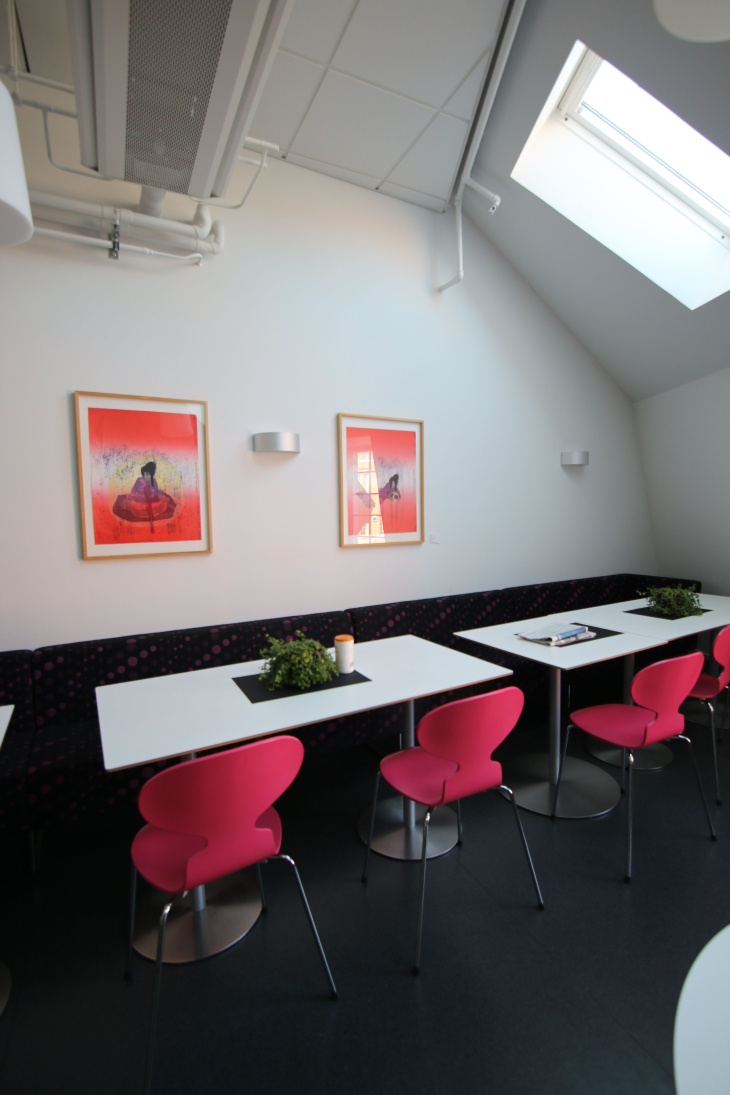
#> input picture imagens/img01.jpg, 3648 x 5472 px (shown at 1/5 size); its folder holds 4 pictures in this run
$ python exemploOpencv.py
#> lines starting #> are read from the running program, lines starting #| are printed output that depends on the picture; after the words box and inside, x2 and y2 are one past the last pixel; in counts of white or black regions, pixels touching at a corner belong together
import numpy as np
import cv2
import imutils
from os import listdir

def resize_img(img,scale_percent):
    width = int(img.shape[1] * scale_percent / 100)
    height = int(img.shape[0] * scale_percent / 100)
    dim = (width, height)
    img = cv2.resize(img, dim, interpolation = cv2.INTER_AREA)
    return img


def crop_image(img):
    img = cv2.copyMakeBorder(img, 10, 10, 10, 10, cv2.BORDER_CONSTANT, (0, 0, 0))
	# convert the stitched image to grayscale and set any pixel greater than 0 to 255
    gray = cv2.cvtColor(img, cv2.COLOR_BGR2GRAY)
    thresh = cv2.threshold(gray, 0, 255, cv2.THRESH_BINARY)[1]
    # find all external contours in the threshold image and select the largest contour which will be the contour/outline of  the stitched image
    cnts = cv2.findContours(thresh.copy(), cv2.RETR_EXTERNAL, cv2.CHAIN_APPROX_SIMPLE)
    cnts = imutils.grab_contours(cnts)
    c = max(cnts, key=cv2.contourArea)
    # rectangular bounding box of the stitched image region
    mask = np.zeros(thresh.shape, dtype="uint8")
    (x, y, w, h) = cv2.boundingRect(c)
    cv2.rectangle(mask, (x, y), (x + w, y + h), 255, -1)
    # create two copies of the mask: one to serve as our actual
	# minimum rectangular region and another to serve as a counter
	# for how many pixels need to be removed to form the minimum
	# rectangular region
    minRect = mask.copy()
    sub = mask.copy()
	# keep looping until there are no non-zero pixels left in the
	# subtracted image
    while cv2.countNonZero(sub) > 0:
        # erode the minimum rectangular mask and then subtract
		# the thresholded image from the minimum rectangular mask
		# so we can count if there are any non-zero pixels left
        minRect = cv2.erode(minRect, None)
        sub = cv2.subtract(minRect, thresh)

    # find contours in the minimum rectangular mask and then
	# extract the bounding box (x, y)-coordinates
    cnts = cv2.findContours(minRect.copy(), cv2.RETR_EXTERNAL, cv2.CHAIN_APPROX_SIMPLE)
    cnts = imutils.grab_contours(cnts)
    c = max(cnts, key=cv2.contourArea)
    (x, y, w, h) = cv2.boundingRect(c)
	# use the bounding box coordinates to extract the our final
	# stitched image
    img = img[y:y + h, x:x + w]
    return img


def readImages(path,resize=False):
#> called with path = 'imagens/', resize = True
    imagesDirectory = listdir(path)
    list_path_images = []
    for i in imagesDirectory:
        list_path_images.append(path+i)

    list_path_images.sort()

    images_array = []

    for i in list_path_images:
        img = cv2.imread(i)
#> img is the input picture: shape (5472, 3648, 3); mean B, G, R 113.5, 112, 118.5
        if resize:
            img = resize_img(img,20)
        images_array.append(img)
#> pass 2 of the loop in readImages, `for i in list_path_images:`:
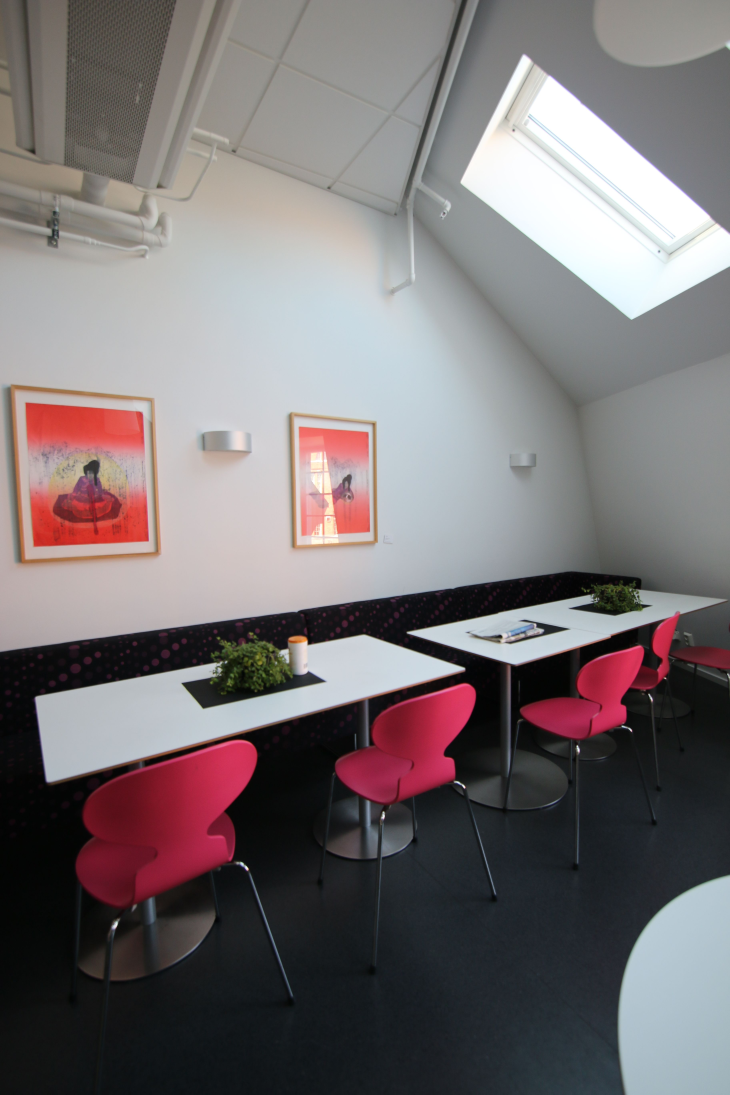
#> input picture imagens/img02.jpg, 3648 x 5472 px (shown at 1/5 size)
#> in readImages, img is the input picture: shape (5472, 3648, 3); mean B, G, R 115.4, 113.8, 120.6
#> in resize_img (call 2), `img = cv2.resize(img, dim, interpolation = cv2.INTER_AREA)`:
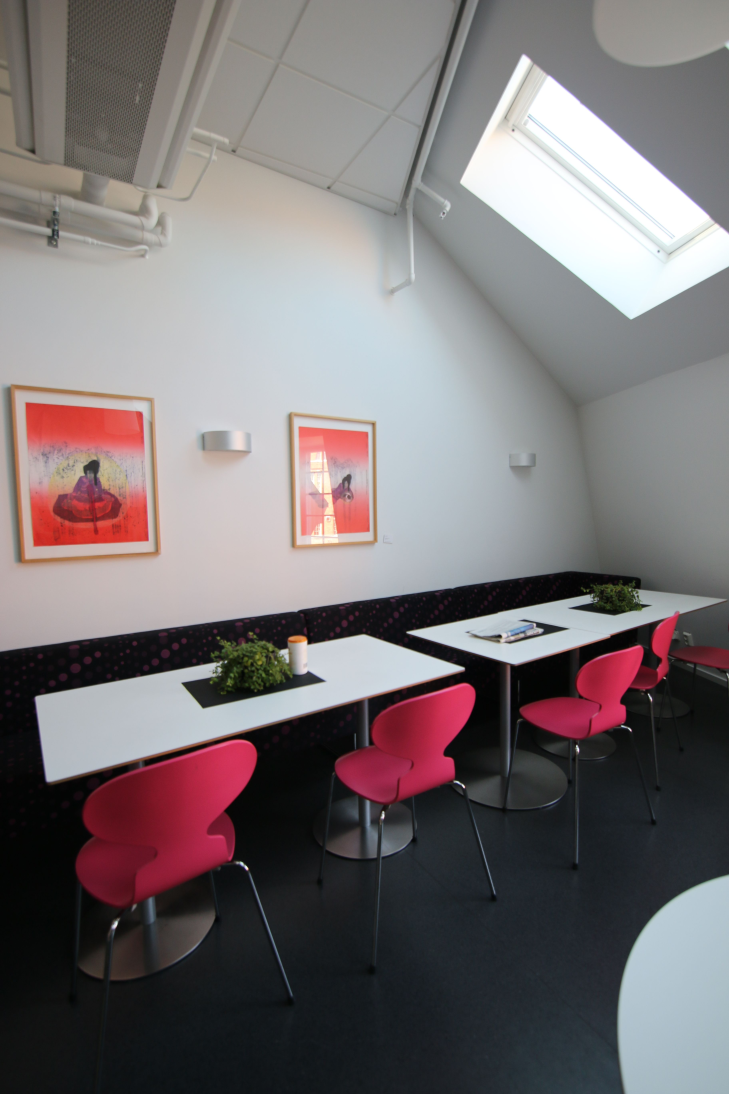
#> img: shape (1094, 729, 3); mean of channels 0, 1, 2 115.4, 113.8, 120.6; drawn as B, G, R
#> pass 3 of the loop in readImages, `for i in list_path_images:`:
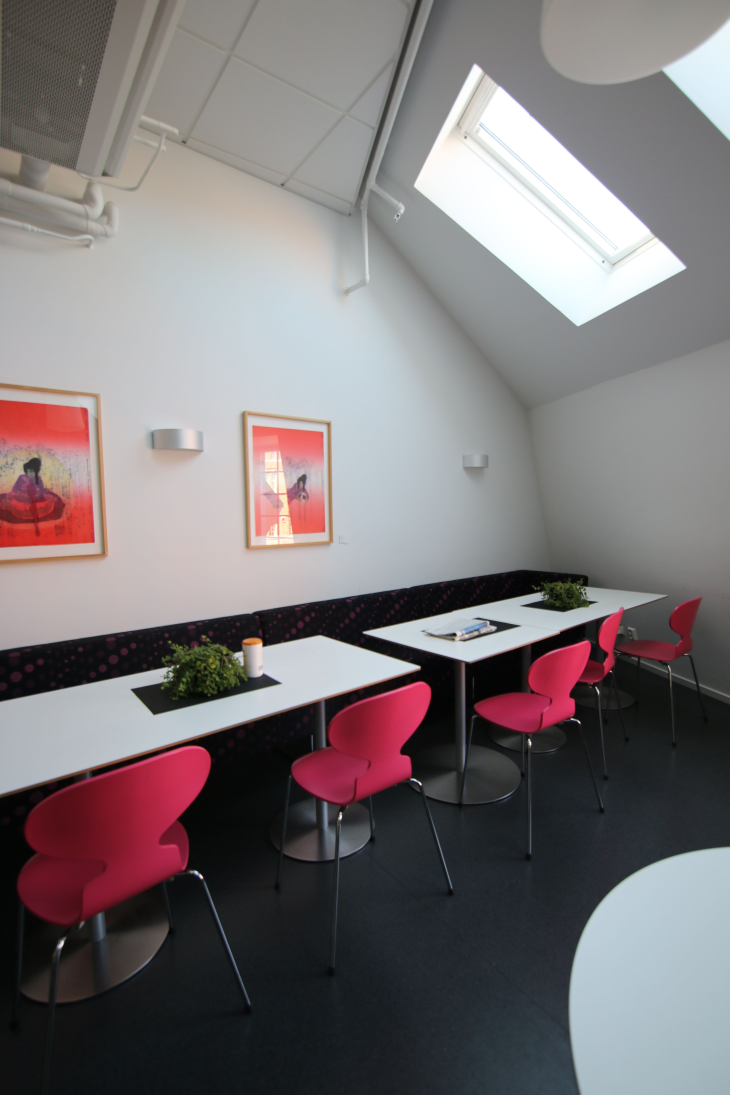
#> input picture imagens/img03.jpg, 3648 x 5472 px (shown at 1/5 size)
#> in readImages, img is the input picture: shape (5472, 3648, 3); mean B, G, R 119.3, 117.6, 124
#> in resize_img (call 3), `img = cv2.resize(img, dim, interpolation = cv2.INTER_AREA)`:
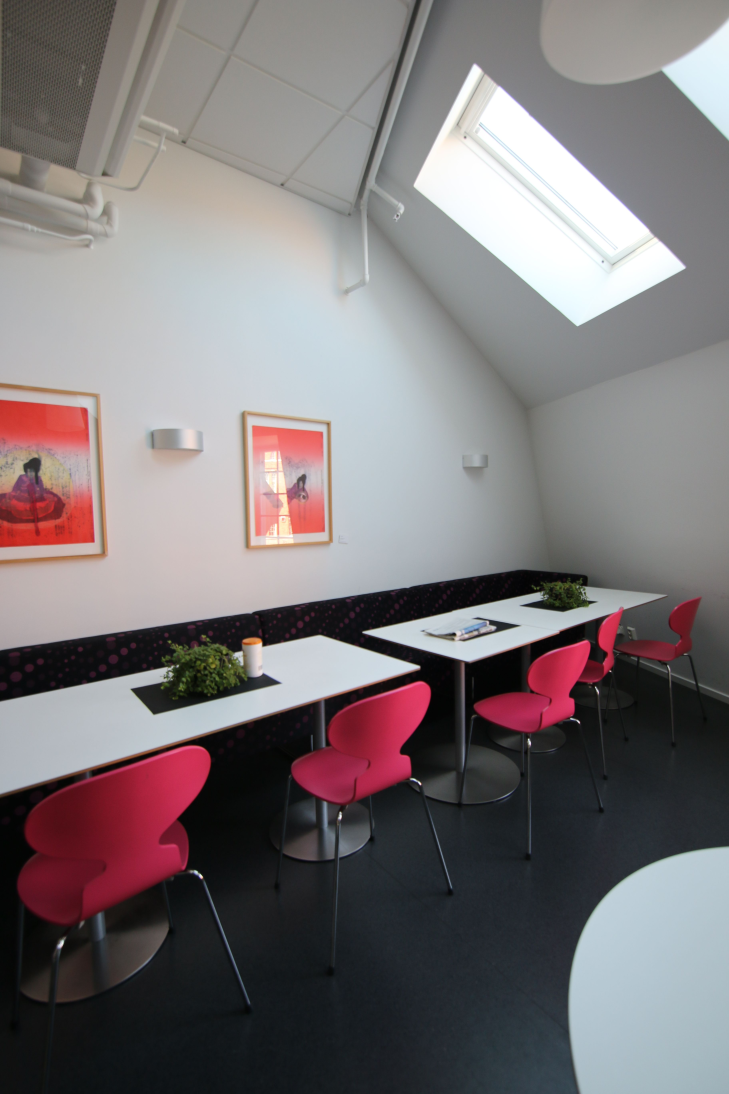
#> img: shape (1094, 729, 3); mean of channels 0, 1, 2 119.3, 117.6, 124; drawn as B, G, R
#> the loop made 4 passes; the first 3 are shown

    return images_array


stitcher = cv2.createStitcher() if imutils.is_cv3() else cv2.Stitcher_create()


(status, stitched) = stitcher.stitch(readImages('imagens/',True)[0:2])
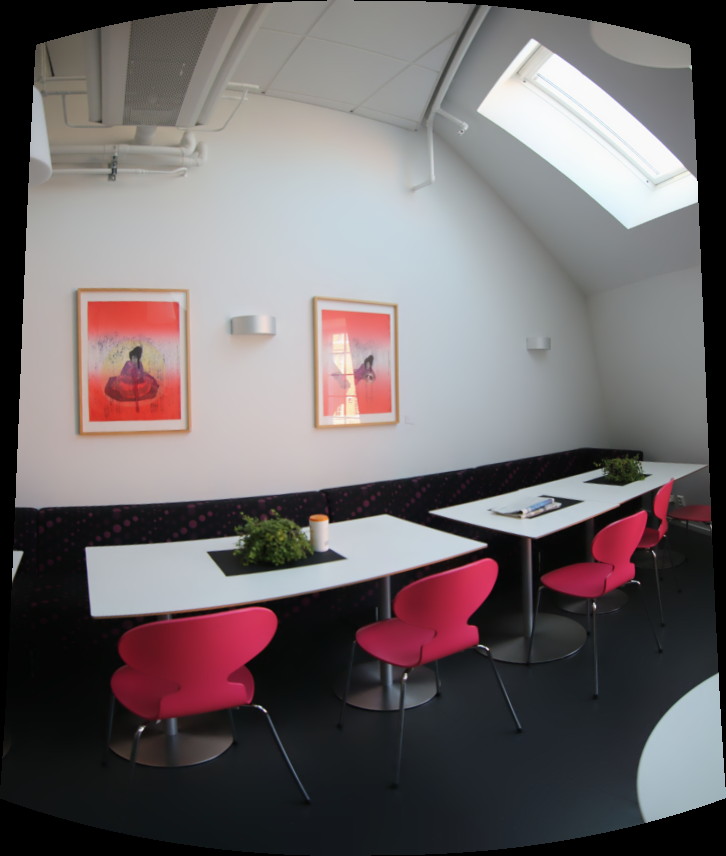
#> stitched: shape (856, 726, 3); mean B, G, R 106.2, 104.6, 111.4

cropped = crop_image(stitched)
#> in crop_image, `gray = cv2.cvtColor(img, cv2.COLOR_BGR2GRAY)`:
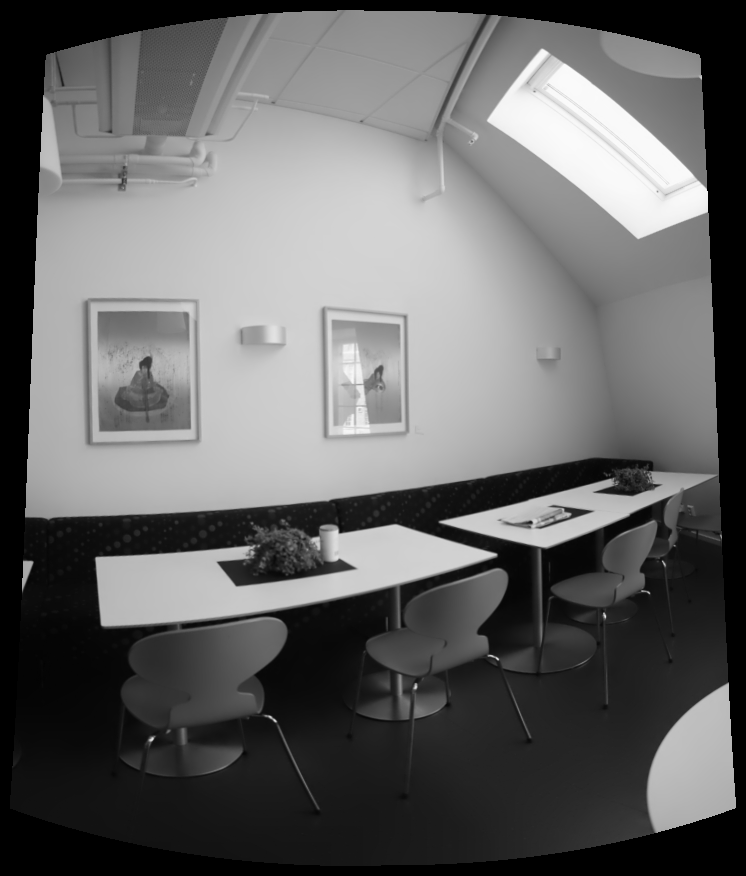
#> gray: shape (876, 746); min 0, max 251, mean 101.6
#> in crop_image, `thresh = cv2.threshold(gray, 0, 255, cv2.THRESH_BINARY)[1]`:
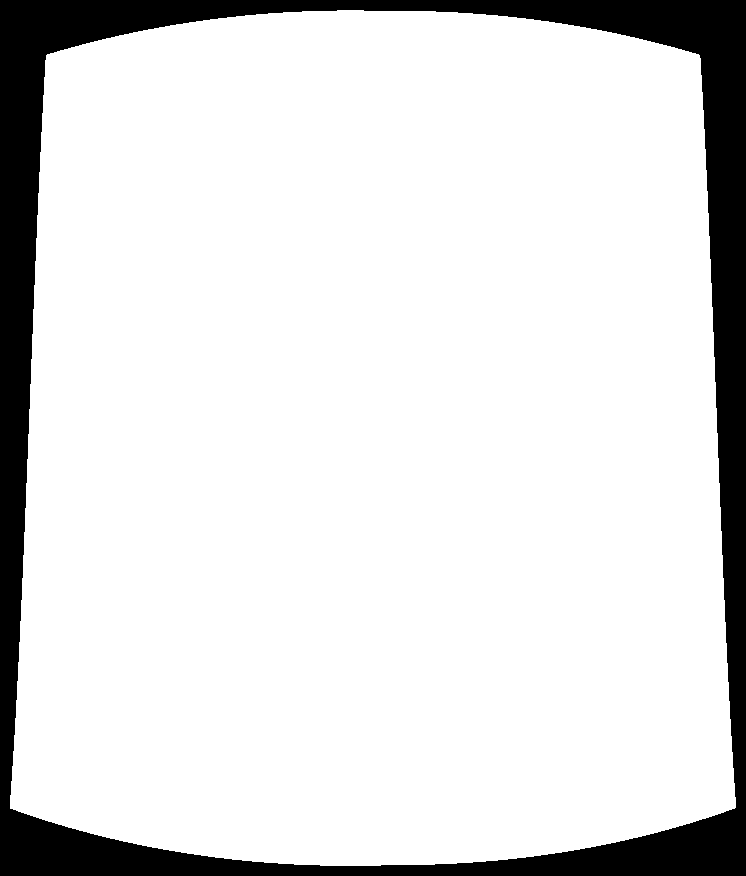
#> thresh: shape (876, 746); 87% white; 1 black region
#> in crop_image, `cnts = cv2.findContours(thresh.copy(), cv2.RETR_EXTERNAL, cv2.CHAIN_AP..`: cnts = 1 contour; box (x1, y1, x2, y2) and area: (10, 10, 736, 866) 567098
#> in crop_image, `c = max(cnts, key=cv2.contourArea)`: c = contour of 555 points, box (x1, y1, x2, y2) (10, 10, 736, 866), area 567098
#> in crop_image, `(x, y, w, h) = cv2.boundingRect(c)`: x = 10; w = 726; h = 856
#> in crop_image, `cv2.rectangle(mask, (x, y), (x + w, y + h), 255, -1)`:
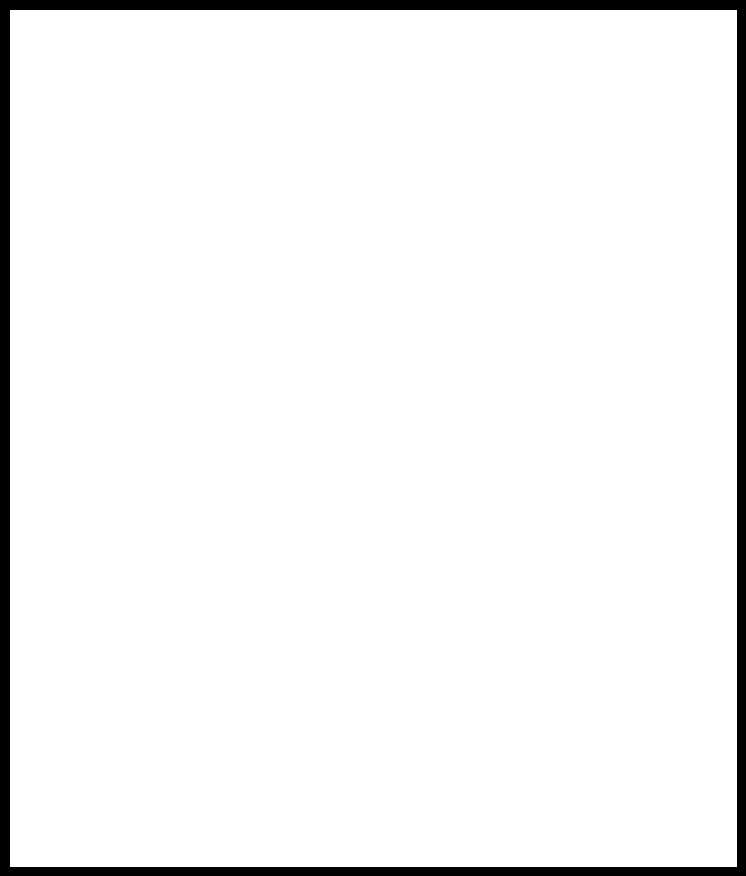
#> mask: shape (876, 746); 95.3% white; 1 black region, box (x1, y1, x2, y2) and area: (0, 0, 746, 876) 30457
#> the loop in crop_image, `while cv2.countNonZero(sub) > 0:` made 44 passes
#> pass 1, in crop_image, `sub = cv2.subtract(minRect, thresh)`:
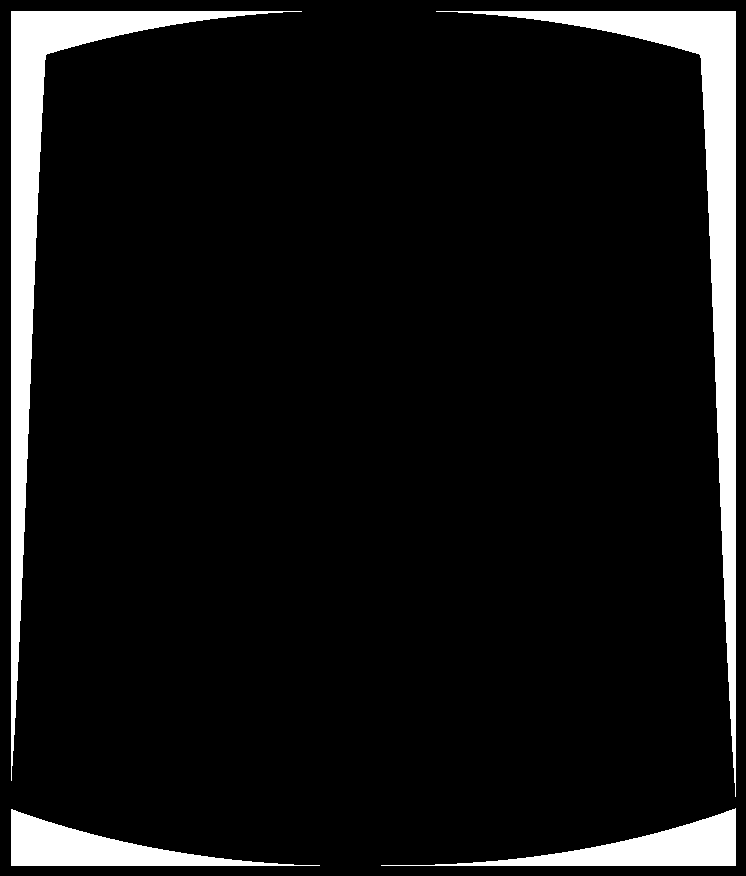
#> sub: shape (876, 746); 7.9% white; 4 white regions, box (x1, y1, x2, y2) and area: (436, 11, 736, 797) 19686, (11, 11, 302, 781) 18868, (381, 808, 736, 866) 6546, (11, 809, 320, 866) 6275
#> after the loop in crop_image, `while cv2.countNonZero(sub) > 0:`:
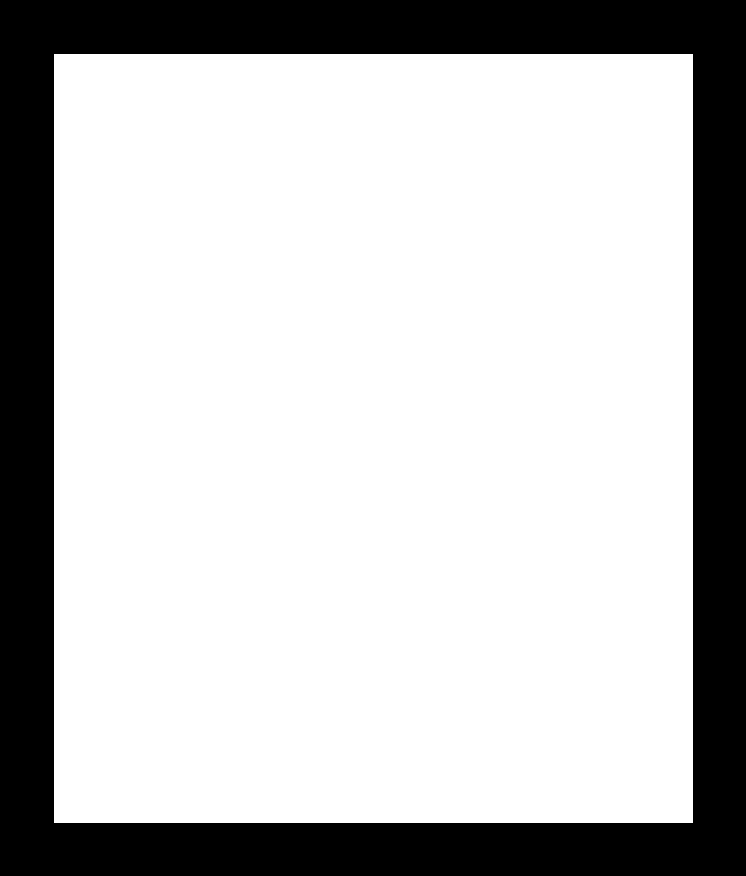
#> minRect: shape (876, 746); 75.2% white; 1 black region
#> in crop_image, `cnts = cv2.findContours(minRect.copy(), cv2.RETR_EXTERNAL, cv2.CHAIN_A..`: cnts = 1 contour; box (x1, y1, x2, y2) and area: (54, 54, 693, 823) 489984
#> in crop_image, `cnts = imutils.grab_contours(cnts)`: cnts = [[[54, 54], [54, 822], [692, 822], [692, 54]]]
#> in crop_image, `c = max(cnts, key=cv2.contourArea)`: c = [[54, 54], [54, 822], [692, 822], [692, 54]]
#> in crop_image, `(x, y, w, h) = cv2.boundingRect(c)`: x = 54; w = 639; h = 769
#> in crop_image, `img = img[y:y + h, x:x + w]`:
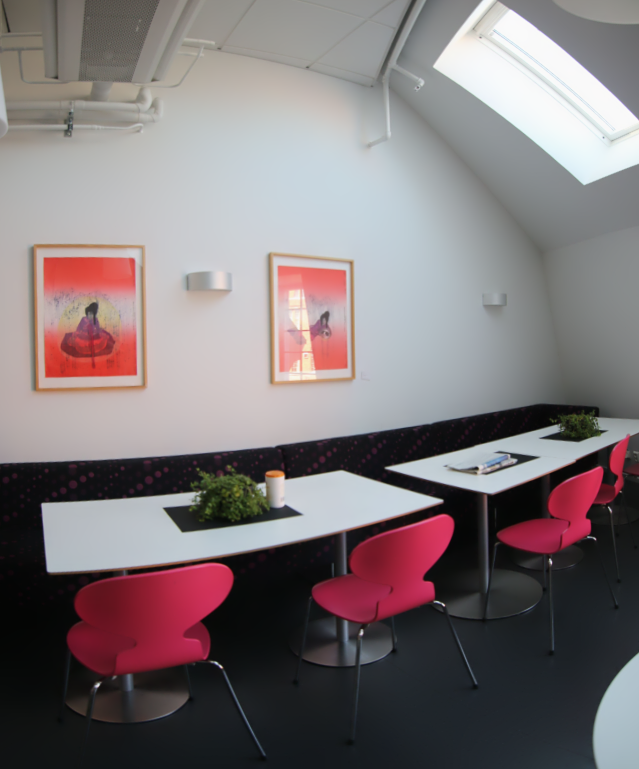
#> img: shape (769, 639, 3); mean of channels 0, 1, 2 120.4, 118.5, 127.3; drawn as B, G, R
cv2.imwrite("Reconstructedbyopencv.png",cropped)


while(1):
        cv2.imshow("Image",cropped)
        k = cv2.waitKey(33)
#> (key Esc is pressed here)
        if k==27:
            break
            cv2.destroyAllWindows()
        elif k==-1:
            continue
